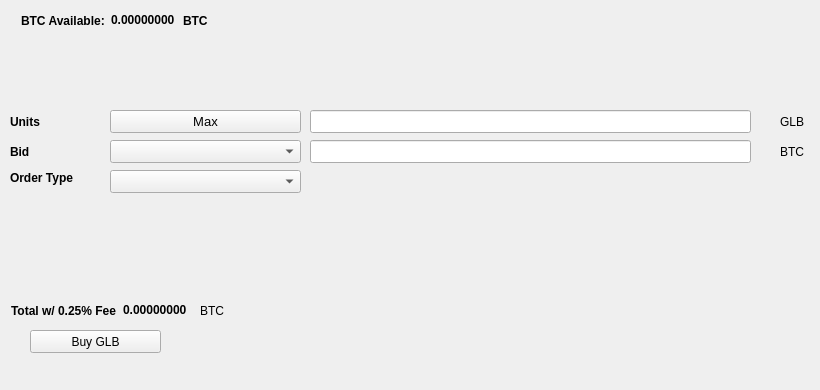
   <widget class="QWidget" name="BuyTab">
    <attribute name="title">
     <string>Buy</string>
    </attribute>
    <widget class="QPushButton" name="BuyGLB">
     <property name="geometry">
      <rect>
       <x>30</x>
       <y>330</y>
       <width>131</width>
       <height>23</height>
      </rect>
     </property>
     <property name="text">
      <string>Buy GLB</string>
     </property>
     <property name="icon">
      <iconset resource="../globycoin.qrc">
       <normaloff>:/icons/bitcoin</normaloff>:/icons/bitcoin</iconset>
     </property>
    </widget>
    <widget class="QLabel" name="label_3">
     <property name="geometry">
      <rect>
       <x>10</x>
       <y>110</y>
       <width>46</width>
       <height>23</height>
      </rect>
     </property>
     <property name="font">
      <font>
       <weight>75</weight>
       <bold>true</bold>
      </font>
     </property>
     <property name="text">
      <string>Units</string>
     </property>
    </widget>
    <widget class="QLineEdit" name="UnitsInput">
     <property name="geometry">
      <rect>
       <x>310</x>
       <y>110</y>
       <width>441</width>
       <height>23</height>
      </rect>
     </property>
     <property name="font">
      <font>
       <pointsize>9</pointsize>
       <weight>75</weight>
       <bold>true</bold>
      </font>
     </property>
    </widget>
    <widget class="QLineEdit" name="BuyBidPriceEdit">
     <property name="geometry">
      <rect>
       <x>310</x>
       <y>140</y>
       <width>441</width>
       <height>23</height>
      </rect>
     </property>
     <property name="font">
      <font>
       <pointsize>9</pointsize>
       <weight>75</weight>
       <bold>true</bold>
      </font>
     </property>
    </widget>
    <widget class="QLabel" name="label_4">
     <property name="geometry">
      <rect>
       <x>780</x>
       <y>110</y>
       <width>31</width>
       <height>23</height>
      </rect>
     </property>
     <property name="text">
      <string>GLB</string>
     </property>
    </widget>
    <widget class="QLabel" name="label_5">
     <property name="geometry">
      <rect>
       <x>780</x>
       <y>140</y>
       <width>31</width>
       <height>23</height>
      </rect>
     </property>
     <property name="text">
      <string>BTC</string>
     </property>
    </widget>
    <widget class="QLabel" name="label_6">
     <property name="geometry">
      <rect>
       <x>10</x>
       <y>140</y>
       <width>46</width>
       <height>23</height>
      </rect>
     </property>
     <property name="font">
      <font>
       <weight>75</weight>
       <bold>true</bold>
      </font>
     </property>
     <property name="text">
      <string>Bid</string>
     </property>
    </widget>
    <widget class="QLabel" name="label_7">
     <property name="geometry">
      <rect>
       <x>10</x>
       <y>170</y>
       <width>91</width>
       <height>16</height>
      </rect>
     </property>
     <property name="font">
      <font>
       <weight>75</weight>
       <bold>true</bold>
      </font>
     </property>
     <property name="text">
      <string>Order Type</string>
     </property>
    </widget>
    <widget class="QPushButton" name="Buy_Max_Amount">
     <property name="geometry">
      <rect>
       <x>110</x>
       <y>110</y>
       <width>191</width>
       <height>23</height>
      </rect>
     </property>
     <property name="font">
      <font>
       <pointsize>10</pointsize>
      </font>
     </property>
     <property name="text">
      <string>Max</string>
     </property>
    </widget>
    <widget class="QComboBox" name="BuyBidcomboBox">
     <property name="geometry">
      <rect>
       <x>110</x>
       <y>140</y>
       <width>191</width>
       <height>23</height>
      </rect>
     </property>
     <property name="font">
      <font>
       <pointsize>10</pointsize>
      </font>
     </property>
    </widget>
    <widget class="QComboBox" name="buyOrdertypeCombo">
     <property name="geometry">
      <rect>
       <x>110</x>
       <y>170</y>
       <width>191</width>
       <height>23</height>
      </rect>
     </property>
     <property name="font">
      <font>
       <pointsize>10</pointsize>
      </font>
     </property>
    </widget>
    <widget class="QWidget" name="layoutWidget1">
     <property name="geometry">
      <rect>
       <x>21</x>
       <y>11</y>
       <width>227</width>
       <height>19</height>
      </rect>
     </property>
     <layout class="QHBoxLayout" name="horizontalLayout_3">
      <item>
       <widget class="QLabel" name="label232">
        <property name="font">
         <font>
          <weight>75</weight>
          <bold>true</bold>
         </font>
        </property>
        <property name="text">
         <string>BTC Available:</string>
        </property>
       </widget>
      </item>
      <item>
       <widget class="QLabel" name="BtcAvailableLbl">
        <property name="palette">
         <palette>
          <active>
           <colorrole role="WindowText">
            <brush brushstyle="SolidPattern">
             <color alpha="255">
              <red>0</red>
              <green>0</green>
              <blue>0</blue>
             </color>
            </brush>
           </colorrole>
           <colorrole role="Button">
            <brush brushstyle="SolidPattern">
             <color alpha="255">
              <red>0</red>
              <green>170</green>
              <blue>0</blue>
             </color>
            </brush>
           </colorrole>
           <colorrole role="Light">
            <brush brushstyle="SolidPattern">
             <color alpha="255">
              <red>0</red>
              <green>255</green>
              <blue>0</blue>
             </color>
            </brush>
           </colorrole>
           <colorrole role="Midlight">
            <brush brushstyle="SolidPattern">
             <color alpha="255">
              <red>0</red>
              <green>212</green>
              <blue>0</blue>
             </color>
            </brush>
           </colorrole>
           <colorrole role="Dark">
            <brush brushstyle="SolidPattern">
             <color alpha="255">
              <red>0</red>
              <green>85</green>
              <blue>0</blue>
             </color>
            </brush>
           </colorrole>
           <colorrole role="Mid">
            <brush brushstyle="SolidPattern">
             <color alpha="255">
              <red>0</red>
              <green>113</green>
              <blue>0</blue>
             </color>
            </brush>
           </colorrole>
           <colorrole role="Text">
            <brush brushstyle="SolidPattern">
             <color alpha="255">
              <red>0</red>
              <green>170</green>
              <blue>0</blue>
             </color>
            </brush>
           </colorrole>
           <colorrole role="BrightText">
            <brush brushstyle="SolidPattern">
             <color alpha="255">
              <red>255</red>
              <green>255</green>
              <blue>255</blue>
             </color>
            </brush>
           </colorrole>
           <colorrole role="ButtonText">
            <brush brushstyle="SolidPattern">
             <color alpha="255">
              <red>0</red>
              <green>0</green>
              <blue>0</blue>
             </color>
            </brush>
           </colorrole>
           <colorrole role="Base">
            <brush brushstyle="SolidPattern">
             <color alpha="255">
              <red>255</red>
              <green>255</green>
              <blue>255</blue>
             </color>
            </brush>
           </colorrole>
           <colorrole role="Window">
            <brush brushstyle="SolidPattern">
             <color alpha="255">
              <red>0</red>
              <green>170</green>
              <blue>0</blue>
             </color>
            </brush>
           </colorrole>
           <colorrole role="Shadow">
            <brush brushstyle="SolidPattern">
             <color alpha="255">
              <red>0</red>
              <green>0</green>
              <blue>0</blue>
             </color>
            </brush>
           </colorrole>
           <colorrole role="AlternateBase">
            <brush brushstyle="SolidPattern">
             <color alpha="255">
              <red>127</red>
              <green>212</green>
              <blue>127</blue>
             </color>
            </brush>
           </colorrole>
           <colorrole role="ToolTipBase">
            <brush brushstyle="SolidPattern">
             <color alpha="255">
              <red>255</red>
              <green>255</green>
              <blue>220</blue>
             </color>
            </brush>
           </colorrole>
           <colorrole role="ToolTipText">
            <brush brushstyle="SolidPattern">
             <color alpha="255">
              <red>0</red>
              <green>0</green>
              <blue>0</blue>
             </color>
            </brush>
           </colorrole>
          </active>
          <inactive>
           <colorrole role="WindowText">
            <brush brushstyle="SolidPattern">
             <color alpha="255">
              <red>0</red>
              <green>0</green>
              <blue>0</blue>
             </color>
            </brush>
           </colorrole>
           <colorrole role="Button">
            <brush brushstyle="SolidPattern">
             <color alpha="255">
              <red>0</red>
              <green>170</green>
              <blue>0</blue>
             </color>
            </brush>
           </colorrole>
           <colorrole role="Light">
            <brush brushstyle="SolidPattern">
             <color alpha="255">
              <red>0</red>
              <green>255</green>
              <blue>0</blue>
             </color>
            </brush>
           </colorrole>
           <colorrole role="Midlight">
            <brush brushstyle="SolidPattern">
             <color alpha="255">
              <red>0</red>
              <green>212</green>
              <blue>0</blue>
             </color>
            </brush>
           </colorrole>
           <colorrole role="Dark">
            <brush brushstyle="SolidPattern">
             <color alpha="255">
              <red>0</red>
              <green>85</green>
              <blue>0</blue>
             </color>
            </brush>
           </colorrole>
           <colorrole role="Mid">
            <brush brushstyle="SolidPattern">
             <color alpha="255">
              <red>0</red>
              <green>113</green>
              <blue>0</blue>
             </color>
            </brush>
           </colorrole>
           <colorrole role="Text">
            <brush brushstyle="SolidPattern">
             <color alpha="255">
              <red>0</red>
              <green>170</green>
              <blue>0</blue>
             </color>
            </brush>
           </colorrole>
           <colorrole role="BrightText">
            <brush brushstyle="SolidPattern">
             <color alpha="255">
              <red>255</red>
              <green>255</green>
              <blue>255</blue>
             </color>
            </brush>
           </colorrole>
           <colorrole role="ButtonText">
            <brush brushstyle="SolidPattern">
             <color alpha="255">
              <red>0</red>
              <green>0</green>
              <blue>0</blue>
             </color>
            </brush>
           </colorrole>
           <colorrole role="Base">
            <brush brushstyle="SolidPattern">
             <color alpha="255">
              <red>255</red>
              <green>255</green>
              <blue>255</blue>
             </color>
            </brush>
           </colorrole>
           <colorrole role="Window">
            <brush brushstyle="SolidPattern">
             <color alpha="255">
              <red>0</red>
              <green>170</green>
              <blue>0</blue>
             </color>
            </brush>
           </colorrole>
           <colorrole role="Shadow">
            <brush brushstyle="SolidPattern">
             <color alpha="255">
              <red>0</red>
              <green>0</green>
              <blue>0</blue>
             </color>
            </brush>
           </colorrole>
           <colorrole role="AlternateBase">
            <brush brushstyle="SolidPattern">
             <color alpha="255">
              <red>127</red>
              <green>212</green>
              <blue>127</blue>
             </color>
            </brush>
           </colorrole>
           <colorrole role="ToolTipBase">
            <brush brushstyle="SolidPattern">
             <color alpha="255">
              <red>255</red>
              <green>255</green>
              <blue>220</blue>
             </color>
            </brush>
           </colorrole>
           <colorrole role="ToolTipText">
            <brush brushstyle="SolidPattern">
             <color alpha="255">
              <red>0</red>
              <green>0</green>
              <blue>0</blue>
             </color>
            </brush>
           </colorrole>
          </inactive>
          <disabled>
           <colorrole role="WindowText">
            <brush brushstyle="SolidPattern">
             <color alpha="255">
              <red>0</red>
              <green>85</green>
              <blue>0</blue>
             </color>
            </brush>
           </colorrole>
           <colorrole role="Button">
            <brush brushstyle="SolidPattern">
             <color alpha="255">
              <red>0</red>
              <green>170</green>
              <blue>0</blue>
             </color>
            </brush>
           </colorrole>
           <colorrole role="Light">
            <brush brushstyle="SolidPattern">
             <color alpha="255">
              <red>0</red>
              <green>255</green>
              <blue>0</blue>
             </color>
            </brush>
           </colorrole>
           <colorrole role="Midlight">
            <brush brushstyle="SolidPattern">
             <color alpha="255">
              <red>0</red>
              <green>212</green>
              <blue>0</blue>
             </color>
            </brush>
           </colorrole>
           <colorrole role="Dark">
            <brush brushstyle="SolidPattern">
             <color alpha="255">
              <red>0</red>
              <green>85</green>
              <blue>0</blue>
             </color>
            </brush>
           </colorrole>
           <colorrole role="Mid">
            <brush brushstyle="SolidPattern">
             <color alpha="255">
              <red>0</red>
              <green>113</green>
              <blue>0</blue>
             </color>
            </brush>
           </colorrole>
           <colorrole role="Text">
            <brush brushstyle="SolidPattern">
             <color alpha="255">
              <red>0</red>
              <green>85</green>
              <blue>0</blue>
             </color>
            </brush>
           </colorrole>
           <colorrole role="BrightText">
            <brush brushstyle="SolidPattern">
             <color alpha="255">
              <red>255</red>
              <green>255</green>
              <blue>255</blue>
             </color>
            </brush>
           </colorrole>
           <colorrole role="ButtonText">
            <brush brushstyle="SolidPattern">
             <color alpha="255">
              <red>0</red>
              <green>85</green>
              <blue>0</blue>
             </color>
            </brush>
           </colorrole>
           <colorrole role="Base">
            <brush brushstyle="SolidPattern">
             <color alpha="255">
              <red>0</red>
              <green>170</green>
              <blue>0</blue>
             </color>
            </brush>
           </colorrole>
           <colorrole role="Window">
            <brush brushstyle="SolidPattern">
             <color alpha="255">
              <red>0</red>
              <green>170</green>
              <blue>0</blue>
             </color>
            </brush>
           </colorrole>
           <colorrole role="Shadow">
            <brush brushstyle="SolidPattern">
             <color alpha="255">
              <red>0</red>
              <green>0</green>
              <blue>0</blue>
             </color>
            </brush>
           </colorrole>
           <colorrole role="AlternateBase">
            <brush brushstyle="SolidPattern">
             <color alpha="255">
              <red>0</red>
              <green>170</green>
              <blue>0</blue>
             </color>
            </brush>
           </colorrole>
           <colorrole role="ToolTipBase">
            <brush brushstyle="SolidPattern">
             <color alpha="255">
              <red>255</red>
              <green>255</green>
              <blue>220</blue>
             </color>
            </brush>
           </colorrole>
           <colorrole role="ToolTipText">
            <brush brushstyle="SolidPattern">
             <color alpha="255">
              <red>0</red>
              <green>0</green>
              <blue>0</blue>
             </color>
            </brush>
           </colorrole>
          </disabled>
         </palette>
        </property>
        <property name="font">
         <font>
          <weight>75</weight>
          <bold>true</bold>
         </font>
        </property>
        <property name="text">
         <string>0.00000000</string>
        </property>
        <property name="textInteractionFlags">
         <set>Qt::LinksAccessibleByMouse|Qt::TextSelectableByKeyboard|Qt::TextSelectableByMouse</set>
        </property>
       </widget>
      </item>
      <item>
       <widget class="QLabel" name="BtcAvailableLbl_2">
        <property name="font">
         <font>
          <weight>75</weight>
          <bold>true</bold>
         </font>
        </property>
        <property name="text">
         <string>BTC</string>
        </property>
       </widget>
      </item>
     </layout>
    </widget>
    <widget class="QWidget" name="layoutWidge2">
     <property name="geometry">
      <rect>
       <x>11</x>
       <y>301</y>
       <width>259</width>
       <height>19</height>
      </rect>
     </property>
     <layout class="QHBoxLayout" name="horizontalLayout_4">
      <item>
       <widget class="QLabel" name="label_9">
        <property name="font">
         <font>
          <weight>75</weight>
          <bold>true</bold>
         </font>
        </property>
        <property name="text">
         <string>Total w/ 0.25% Fee</string>
        </property>
       </widget>
      </item>
      <item>
       <widget class="QLabel" name="BuyCostLabel">
        <property name="palette">
         <palette>
          <active>
           <colorrole role="WindowText">
            <brush brushstyle="SolidPattern">
             <color alpha="255">
              <red>0</red>
              <green>0</green>
              <blue>0</blue>
             </color>
            </brush>
           </colorrole>
           <colorrole role="Button">
            <brush brushstyle="SolidPattern">
             <color alpha="255">
              <red>0</red>
              <green>170</green>
              <blue>0</blue>
             </color>
            </brush>
           </colorrole>
           <colorrole role="Light">
            <brush brushstyle="SolidPattern">
             <color alpha="255">
              <red>0</red>
              <green>255</green>
              <blue>0</blue>
             </color>
            </brush>
           </colorrole>
           <colorrole role="Midlight">
            <brush brushstyle="SolidPattern">
             <color alpha="255">
              <red>0</red>
              <green>212</green>
              <blue>0</blue>
             </color>
            </brush>
           </colorrole>
           <colorrole role="Dark">
            <brush brushstyle="SolidPattern">
             <color alpha="255">
              <red>0</red>
              <green>85</green>
              <blue>0</blue>
             </color>
            </brush>
           </colorrole>
           <colorrole role="Mid">
            <brush brushstyle="SolidPattern">
             <color alpha="255">
              <red>0</red>
              <green>113</green>
              <blue>0</blue>
             </color>
            </brush>
           </colorrole>
           <colorrole role="Text">
            <brush brushstyle="SolidPattern">
             <color alpha="255">
              <red>0</red>
              <green>170</green>
              <blue>0</blue>
             </color>
            </brush>
           </colorrole>
           <colorrole role="BrightText">
            <brush brushstyle="SolidPattern">
             <color alpha="255">
              <red>255</red>
              <green>255</green>
              <blue>255</blue>
             </color>
            </brush>
           </colorrole>
           <colorrole role="ButtonText">
            <brush brushstyle="SolidPattern">
             <color alpha="255">
              <red>0</red>
              <green>0</green>
              <blue>0</blue>
             </color>
            </brush>
           </colorrole>
           <colorrole role="Base">
            <brush brushstyle="SolidPattern">
             <color alpha="255">
              <red>255</red>
              <green>255</green>
              <blue>255</blue>
             </color>
            </brush>
           </colorrole>
           <colorrole role="Window">
            <brush brushstyle="SolidPattern">
             <color alpha="255">
              <red>0</red>
              <green>170</green>
              <blue>0</blue>
             </color>
            </brush>
           </colorrole>
           <colorrole role="Shadow">
            <brush brushstyle="SolidPattern">
             <color alpha="255">
              <red>0</red>
              <green>0</green>
              <blue>0</blue>
             </color>
            </brush>
           </colorrole>
           <colorrole role="AlternateBase">
            <brush brushstyle="SolidPattern">
             <color alpha="255">
              <red>127</red>
              <green>212</green>
              <blue>127</blue>
             </color>
            </brush>
           </colorrole>
           <colorrole role="ToolTipBase">
            <brush brushstyle="SolidPattern">
             <color alpha="255">
              <red>255</red>
              <green>255</green>
              <blue>220</blue>
             </color>
            </brush>
           </colorrole>
           <colorrole role="ToolTipText">
            <brush brushstyle="SolidPattern">
             <color alpha="255">
              <red>0</red>
              <green>0</green>
              <blue>0</blue>
             </color>
            </brush>
           </colorrole>
          </active>
          <inactive>
           <colorrole role="WindowText">
            <brush brushstyle="SolidPattern">
             <color alpha="255">
              <red>0</red>
              <green>0</green>
              <blue>0</blue>
             </color>
            </brush>
           </colorrole>
           <colorrole role="Button">
            <brush brushstyle="SolidPattern">
             <color alpha="255">
              <red>0</red>
              <green>170</green>
              <blue>0</blue>
             </color>
            </brush>
           </colorrole>
           <colorrole role="Light">
            <brush brushstyle="SolidPattern">
             <color alpha="255">
              <red>0</red>
              <green>255</green>
              <blue>0</blue>
             </color>
            </brush>
           </colorrole>
           <colorrole role="Midlight">
            <brush brushstyle="SolidPattern">
             <color alpha="255">
              <red>0</red>
              <green>212</green>
              <blue>0</blue>
             </color>
            </brush>
           </colorrole>
           <colorrole role="Dark">
            <brush brushstyle="SolidPattern">
             <color alpha="255">
              <red>0</red>
              <green>85</green>
              <blue>0</blue>
             </color>
            </brush>
           </colorrole>
           <colorrole role="Mid">
            <brush brushstyle="SolidPattern">
             <color alpha="255">
              <red>0</red>
              <green>113</green>
              <blue>0</blue>
             </color>
            </brush>
           </colorrole>
           <colorrole role="Text">
            <brush brushstyle="SolidPattern">
             <color alpha="255">
              <red>0</red>
              <green>170</green>
              <blue>0</blue>
             </color>
            </brush>
           </colorrole>
           <colorrole role="BrightText">
            <brush brushstyle="SolidPattern">
             <color alpha="255">
              <red>255</red>
              <green>255</green>
              <blue>255</blue>
             </color>
            </brush>
           </colorrole>
           <colorrole role="ButtonText">
            <brush brushstyle="SolidPattern">
             <color alpha="255">
              <red>0</red>
              <green>0</green>
              <blue>0</blue>
             </color>
            </brush>
           </colorrole>
           <colorrole role="Base">
            <brush brushstyle="SolidPattern">
             <color alpha="255">
              <red>255</red>
              <green>255</green>
              <blue>255</blue>
             </color>
            </brush>
           </colorrole>
           <colorrole role="Window">
            <brush brushstyle="SolidPattern">
             <color alpha="255">
              <red>0</red>
              <green>170</green>
              <blue>0</blue>
             </color>
            </brush>
           </colorrole>
           <colorrole role="Shadow">
            <brush brushstyle="SolidPattern">
             <color alpha="255">
              <red>0</red>
              <green>0</green>
              <blue>0</blue>
             </color>
            </brush>
           </colorrole>
           <colorrole role="AlternateBase">
            <brush brushstyle="SolidPattern">
             <color alpha="255">
              <red>127</red>
              <green>212</green>
              <blue>127</blue>
             </color>
            </brush>
           </colorrole>
           <colorrole role="ToolTipBase">
            <brush brushstyle="SolidPattern">
             <color alpha="255">
              <red>255</red>
              <green>255</green>
              <blue>220</blue>
             </color>
            </brush>
           </colorrole>
           <colorrole role="ToolTipText">
            <brush brushstyle="SolidPattern">
             <color alpha="255">
              <red>0</red>
              <green>0</green>
              <blue>0</blue>
             </color>
            </brush>
           </colorrole>
          </inactive>
          <disabled>
           <colorrole role="WindowText">
            <brush brushstyle="SolidPattern">
             <color alpha="255">
              <red>0</red>
              <green>85</green>
              <blue>0</blue>
             </color>
            </brush>
           </colorrole>
           <colorrole role="Button">
            <brush brushstyle="SolidPattern">
             <color alpha="255">
              <red>0</red>
              <green>170</green>
              <blue>0</blue>
             </color>
            </brush>
           </colorrole>
           <colorrole role="Light">
            <brush brushstyle="SolidPattern">
             <color alpha="255">
              <red>0</red>
              <green>255</green>
              <blue>0</blue>
             </color>
            </brush>
           </colorrole>
           <colorrole role="Midlight">
            <brush brushstyle="SolidPattern">
             <color alpha="255">
              <red>0</red>
              <green>212</green>
              <blue>0</blue>
             </color>
            </brush>
           </colorrole>
           <colorrole role="Dark">
            <brush brushstyle="SolidPattern">
             <color alpha="255">
              <red>0</red>
              <green>85</green>
              <blue>0</blue>
             </color>
            </brush>
           </colorrole>
           <colorrole role="Mid">
            <brush brushstyle="SolidPattern">
             <color alpha="255">
              <red>0</red>
              <green>113</green>
              <blue>0</blue>
             </color>
            </brush>
           </colorrole>
           <colorrole role="Text">
            <brush brushstyle="SolidPattern">
             <color alpha="255">
              <red>0</red>
              <green>85</green>
              <blue>0</blue>
             </color>
            </brush>
           </colorrole>
           <colorrole role="BrightText">
            <brush brushstyle="SolidPattern">
             <color alpha="255">
              <red>255</red>
              <green>255</green>
              <blue>255</blue>
             </color>
            </brush>
           </colorrole>
           <colorrole role="ButtonText">
            <brush brushstyle="SolidPattern">
             <color alpha="255">
              <red>0</red>
              <green>85</green>
              <blue>0</blue>
             </color>
            </brush>
           </colorrole>
           <colorrole role="Base">
            <brush brushstyle="SolidPattern">
             <color alpha="255">
              <red>0</red>
              <green>170</green>
              <blue>0</blue>
             </color>
            </brush>
           </colorrole>
           <colorrole role="Window">
            <brush brushstyle="SolidPattern">
             <color alpha="255">
              <red>0</red>
              <green>170</green>
              <blue>0</blue>
             </color>
            </brush>
           </colorrole>
           <colorrole role="Shadow">
            <brush brushstyle="SolidPattern">
             <color alpha="255">
              <red>0</red>
              <green>0</green>
              <blue>0</blue>
             </color>
            </brush>
           </colorrole>
           <colorrole role="AlternateBase">
            <brush brushstyle="SolidPattern">
             <color alpha="255">
              <red>0</red>
              <green>170</green>
              <blue>0</blue>
             </color>
            </brush>
           </colorrole>
           <colorrole role="ToolTipBase">
            <brush brushstyle="SolidPattern">
             <color alpha="255">
              <red>255</red>
              <green>255</green>
              <blue>220</blue>
             </color>
            </brush>
           </colorrole>
           <colorrole role="ToolTipText">
            <brush brushstyle="SolidPattern">
             <color alpha="255">
              <red>0</red>
              <green>0</green>
              <blue>0</blue>
             </color>
            </brush>
           </colorrole>
          </disabled>
         </palette>
        </property>
        <property name="font">
         <font>
          <weight>75</weight>
          <bold>true</bold>
         </font>
        </property>
        <property name="autoFillBackground">
         <bool>false</bool>
        </property>
        <property name="text">
         <string>0.00000000</string>
        </property>
        <property name="textInteractionFlags">
         <set>Qt::LinksAccessibleByMouse|Qt::TextSelectableByMouse</set>
        </property>
       </widget>
      </item>
      <item>
       <widget class="QLabel" name="label_10">
        <property name="font">
         <font>
          <weight>50</weight>
          <bold>false</bold>
         </font>
        </property>
        <property name="text">
         <string>BTC</string>
        </property>
       </widget>
      </item>
     </layout>
    </widget>
    <widget class="QLabel" name="label_24">
     <property name="geometry">
      <rect>
       <x>460</x>
       <y>300</y>
       <width>281</width>
       <height>81</height>
      </rect>
     </property>
     <property name="text">
      <string/>
     </property>
     <property name="pixmap">
      <pixmap>:/images/bittrex</pixmap>
     </property>
    </widget>
   </widget>
